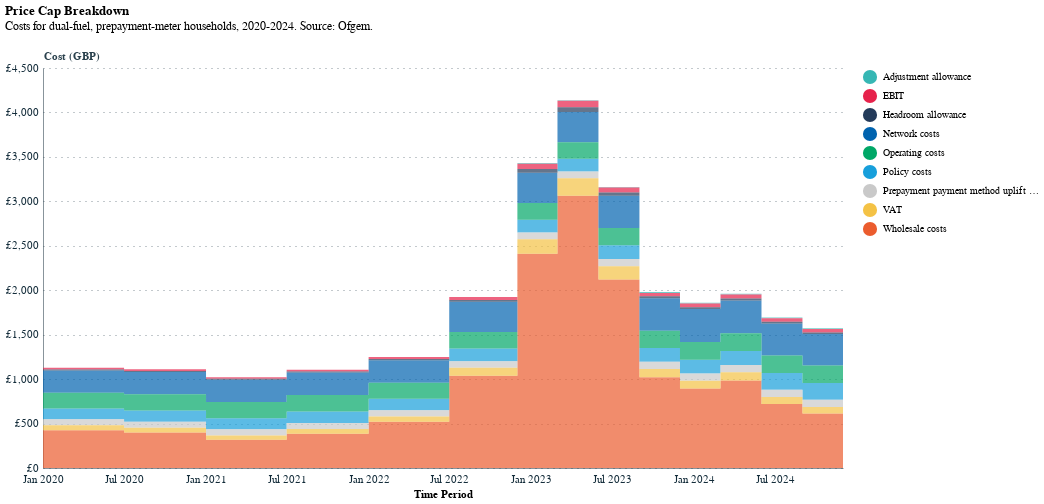

Source (notebook cell):
### Code cell
import altair as alt
# Enable dark theme
alt.themes.enable('report')

# Define the base chart with the new tooltip and custom color scheme
chart_interactive = alt.Chart(data,
                 title=alt.Title("Price Cap Breakdown",
                                 subtitle=["Costs for dual-fuel, prepayment-meter households, 2020-2024. Source: Ofgem.",""],
                                 anchor = 'start')
                 ).mark_area(interpolate = 'step-after').encode(
    x=alt.X('Date:T',
            title='Time Period',
            axis=alt.Axis(format='%b %Y', labelAngle=0)),
    y=alt.Y('Value:Q', 
            title='Cost (GBP)',
            axis=alt.Axis(format='~s',
                          labelExpr="'£' + format(datum.value, ',')")),
    color=alt.Color('Cost:N', 
                    scale=alt.Scale(
                        range=[
    "#36B7B4",
    "#E6224B",
    "#243B5A",
    "#0063AF",
    "#00A767",
    "#179FDB",
    "#C9C9C9",
    "#F4C245",
    "#EB5C2E"
]
                    ),
                    legend=alt.Legend(
                        orient='right',
                        title=None,  
                        symbolSize=200, 
                        symbolStrokeWidth=3
                    )),
    tooltip=[
        alt.Tooltip('Cost:N', title='Category'),
        alt.Tooltip('Value:Q', title='Cost (GPB)', format=',')
    ]
)

# set the interactive opacity of the chart
highlight = alt.selection(type='single', on='mouseover', empty='none', fields=['Cost'])
opacity = alt.condition(highlight, alt.value(1), alt.value(0.7))

# Adjust the properties of the chart
chart_interactive = chart_interactive.add_selection(
    highlight
).encode(
    opacity=opacity
).properties(
    width=800,
    height=400
)

chart_interactive

### Figure 1 — Vega-Lite specification as saved in the notebook (floating-point values rounded to 4 significant figures; data arrays with more than 128 entries replaced by an {"elided": "..."} marker saying what was removed)
{"config": {"font": "Circular Std", "mark": {"line": {"interpolate": "linear"}}, "view": {"stroke": "transparent", "width": 400, "height": 300}, "range": {"category": ["#179fdb", "#e6224b", "#f4c245", "#122b39", "#eb5c2e", "#36b7b4"], "diverging": ["#E6224B", "#E54753", "#C9C9C9", "#179FDB", "#122B39"], "heatmap": ["#C9C9C9", "#179FDB", "#0063AF", "#122B39"], "ordinal": ["#00A767", "#36B7B4", "#179FDB", "#0063AF", "#243B5A"]}, "axisX": {"labelColor": "#122b39", "tickColor": "#122b39", "domainColor": "#122b39", "domainOpacity": 0.5, "gridOpacity": 0, "labelFont": "Circular Std", "labelAngle": 0, "labelAlign": "center", "labelFontSize": 11, "labelPadding": 5, "tickCount": 10, "tickSize": 0, "title": ""}, "axisY": {"labelColor": "#122b39", "labelFont": "Circular Std", "tickColor": "#122b39", "domainColor": "#122b39", "gridColor": "#122b39", "gridDash": [1, 5], "gridOpacity": 0.5, "labelPadding": 5, "labelFontSize": 11, "domainOpacity": 0.5, "tickSize": 0, "title": null, "titleAlign": "left", "titleAngle": 0, "titleBaseline": "bottom", "titleColor": "#122b39", "titleOpacity": 0.9, "titleX": 0, "titleY": -7}}, "data": {"name": "data-999469b96e4ee34fd927fff90643392e"}, "mark": {"type": "area", "interpolate": "step-after"}, "encoding": {"color": {"field": "Cost", "legend": {"orient": "right", "symbolSize": 200, "symbolStrokeWidth": 3, "title": null}, "scale": {"range": ["#36B7B4", "#E6224B", "#243B5A", "#0063AF", "#00A767", "#179FDB", "#C9C9C9", "#F4C245", "#EB5C2E"]}, "type": "nominal"}, "opacity": {"condition": {"param": "param_7", "value": 1, "empty": false}, "value": 0.7}, "tooltip": [{"field": "Cost", "title": "Category", "type": "nominal"}, {"field": "Value", "format": ",", "title": "Cost (GPB)", "type": "quantitative"}], "x": {"axis": {"format": "%b %Y", "labelAngle": 0}, "field": "Date", "title": "Time Period", "type": "temporal"}, "y": {"axis": {"format": "~s", "labelExpr": "'£' + format(datum.value, ',')"}, "field": "Value", "title": "Cost (GBP)", "type": "quantitative"}}, "height": 400, "params": [{"name": "param_7", "select": {"type": "point", "fields": ["Cost"], "on": "mouseover"}}], "title": {"text": "Price Cap Breakdown", "anchor": "start", "subtitle": ["Costs for dual-fuel, prepayment-meter households, 2020-2024. Source: Ofgem.", ""]}, "width": 800, "$schema": "https://vega.github.io/schema/vega-lite/v5.16.3.json", "datasets": {"data-999469b96e4ee34fd927fff90643392e": {"elided": "135 records"}}}
